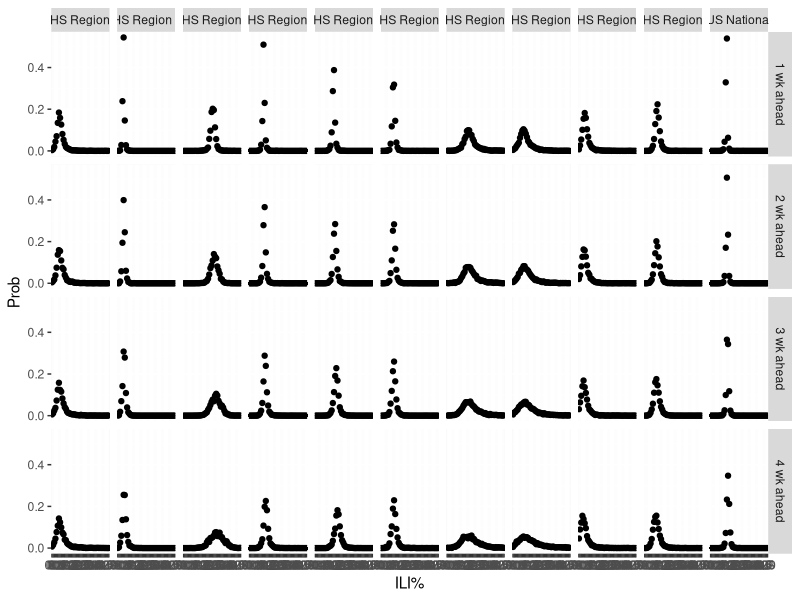
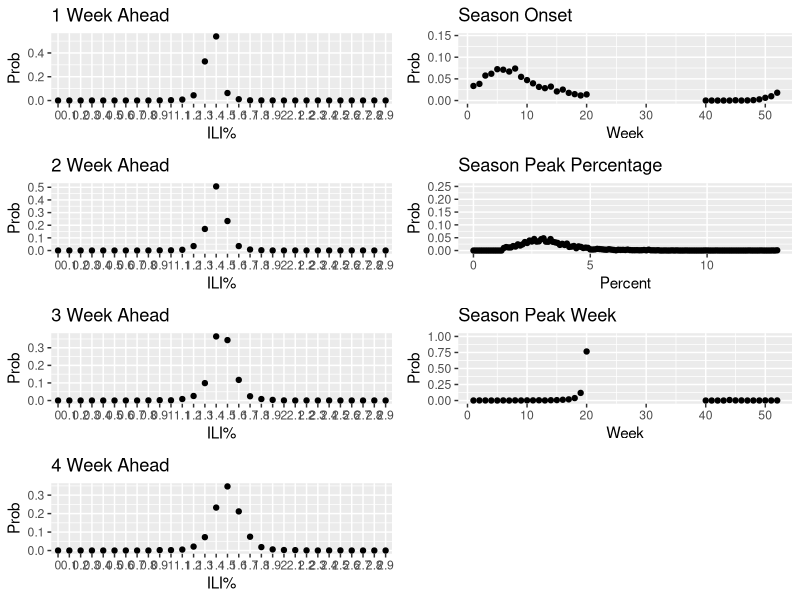
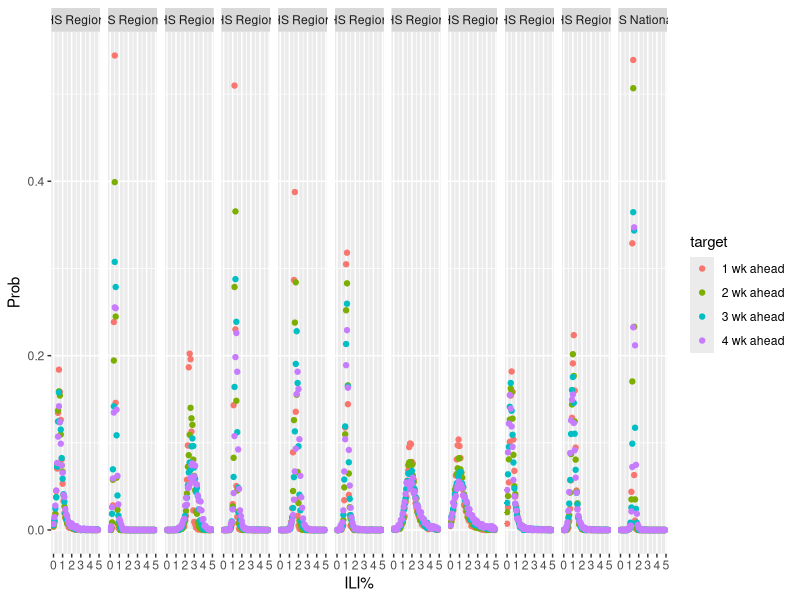

The R source for these figures, in order:
library(ggplot2)
library(gridExtra)

dat <- read.csv("EW44-ISU-2016-11-14.csv", header=TRUE)
natdat <- subset(dat, location=="US National" & type=="Bin")

# Plots the probabilities of %ILL via week ahead and by region
p <- ggplot(data=subset(dat, as.numeric(as.character(bin_start_incl)) < 5 & type=="Bin" & target %in% c("1 wk ahead","2 wk ahead","3 wk ahead","4 wk ahead")), 
            aes(x=bin_start_incl, y=value)) + geom_point() + labs(x="ILI%", y="Prob")
p + facet_grid(target~location)

# Grid of plots
p1wk  <- ggplot(data=subset(dat, location=="US National" & as.numeric(as.character(bin_start_incl)) < 3 & target=="1 wk ahead"), 
            aes(x=bin_start_incl, y=value)) + geom_point() + labs(title = "1 Week Ahead", x="ILI%", y="Prob")
p2wk  <- ggplot(data=subset(dat, location=="US National" & as.numeric(as.character(bin_start_incl)) < 3 & target=="2 wk ahead"), 
               aes(x=bin_start_incl, y=value)) + geom_point() + labs(title = "2 Week Ahead", x="ILI%", y="Prob")
p3wk  <- ggplot(data=subset(dat, location=="US National" & as.numeric(as.character(bin_start_incl)) < 3 & target=="3 wk ahead"), 
               aes(x=bin_start_incl, y=value)) + geom_point() + labs(title = "3 Week Ahead", x="ILI%", y="Prob")
p4wk  <- ggplot(data=subset(dat, location=="US National" & as.numeric(as.character(bin_start_incl)) < 3 & target=="4 wk ahead"), 
               aes(x=bin_start_incl, y=value)) + geom_point() + labs(title = "4 Week Ahead", x="ILI%", y="Prob")
onst  <- ggplot(data=subset(dat, location=="US National" & target=="Season onset"), 
               aes(x=as.numeric(as.character(bin_start_incl)), y=value)) + geom_point() + labs(title = "Season Onset", x="Week", y="Prob")
pkper <- ggplot(data=subset(dat, location=="US National" & target=="Season peak percentage"), 
               aes(x=as.numeric(as.character(bin_start_incl)), y=value)) + geom_point() + ylim(0, .25) + labs(title = "Season Peak Percentage", x="Percent", y="Prob")
pkwk  <- ggplot(data=subset(dat, location=="US National" & target=="Season peak week"), 
               aes(x=as.numeric(as.character(bin_start_incl)), y=value)) + geom_point() + ylim(0, 1) + labs(title = "Season Peak Week", x="Week", y="Prob")
grid.arrange(p1wk,onst,p2wk,pkper,p3wk,pkwk,p4wk, nrow=4, ncol=2)

# Plots the probabilities of %ILL by region colored by week
plot <- ggplot(data=subset(dat, as.numeric(as.character(bin_start_incl)) < 5 & target %in% c("1 wk ahead","2 wk ahead","3 wk ahead","4 wk ahead")), 
               aes(x=as.numeric(as.character(bin_start_incl)), y=value, color=target)) + geom_point() + facet_grid(~location) + labs(x="ILI%", y="Prob")
plot
